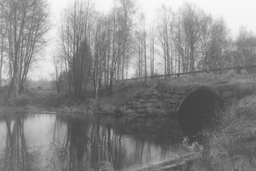
#> input picture Lab3/labtest.png, 256 x 171 px, shrunk from 2736 x 1824 before the run
$ python labtest.py
#> lines starting #> are read from the running program, lines starting #| are printed output that depends on the picture
# -*- coding: utf-8 -*-
"""
Created on Tue Jun 28 20:52:30 2022

@author: u
"""

import cv2
import numpy as np
import matplotlib.pyplot as plt

def match(s,cdff):
    for j in range(256):
        if(s==cdff[j]):
            return j
        elif(s<cdff[j]):
            a = np.abs(s - cdff[j-1])
            b = np.abs(s - cdff[j])
            if(a<b):
                return j-1
            else:
                return j
    return 255

def erlang():
    k = 9
    miu = 5

    kk = 1

    for i in range(1,k+1):
        kk *= i

    g = np.empty(shape=256)

    for i in range(256):
        g[i] = ((i**k-1) * np.exp(-(i/miu)))/((miu**k)*kk)

    plt.plot(g)
    plt.show()

    return g


def gaussian():
    miu = 30
    sigma = 80

    g = np.empty(shape=256)

    variance = sigma*sigma
    constant = 1 / np.sqrt(2*3.1416) * sigma

    for i in range(256):
        g[i] = np.exp(-(((i-miu)**2)/(2*variance))) * constant

    return g


img = cv2.imread('labtest.png',0)
#> img is the input picture: shape (171, 256); min 64, max 248, mean 136.2

plt.imshow(img,'gray')
plt.show()

im_H = img.shape[0]
#> im_H = 171
im_W = img.shape[1]
#> im_W = 256

frame = im_H * im_W
#> frame = 43776

plt.hist(img.ravel(),256,[0,256])
plt.show()
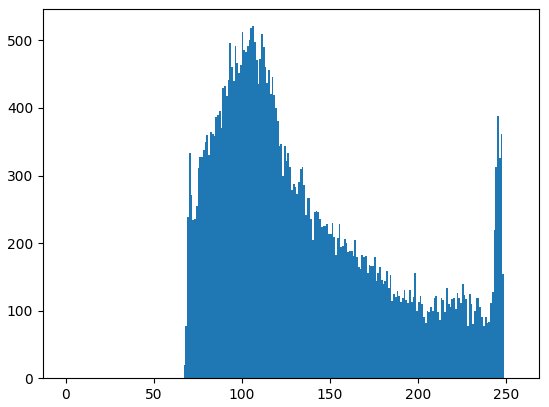
#> figure drawn by matplotlib, 1 panel; tallest bar 521 high, from x = 106 to 107


icount = np.zeros((256))

for i in range(im_H):
    for j in range(im_W):
        icount[img[i,j]] += 1

pdf = icount/frame

cdf = np.zeros((256),np.float32)

cdf[0] = pdf[0]

for i in range(1,256):
    cdf[i] = cdf[i-1] + pdf[i]
#> after the loop, cdf = 256 values from 0 to 1

cdf *= 255
#> cdf = 256 values from 0 to 255

plt.plot(cdf)
plt.show()
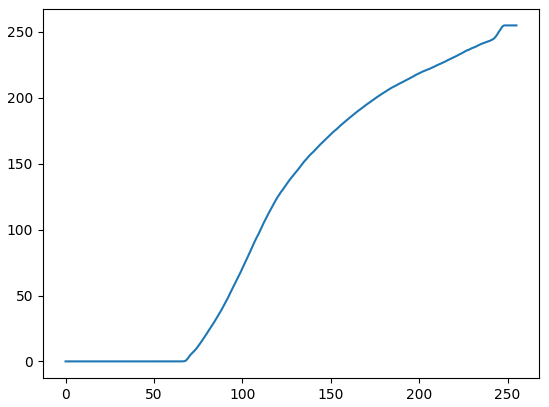
#> figure drawn by matplotlib, 1 panel; curve peaks at x = 248, y = 255

result = np.zeros((im_H,im_W))

'''

for i in range(im_H):
    for j in range(im_W):
        result[i,j] = np.round(cdf[img[i,j]]*255)
'''
g = erlang()
#> in erlang, `plt.show()`:
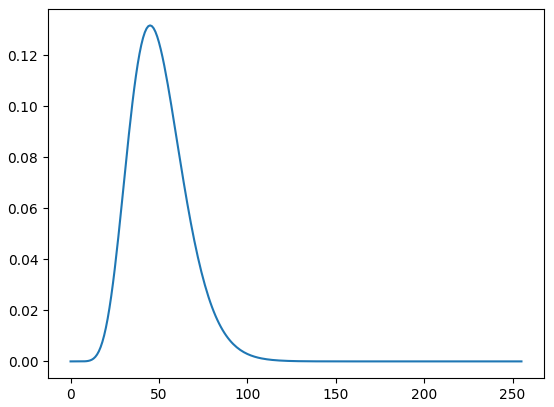
#> figure drawn by matplotlib, 1 panel; curve peaks at x = 45, y = 0.132
pdff = g/np.sum(g)


'''
for i in range(256):
    summ += icountt[i]

pdff = icount/summ
'''

cdff = np.zeros((256))

cdff[0] = pdff[0]

for i in range(1,256):
    cdff[i] = cdff[i-1] + pdff[i]

plt.plot(cdff)
plt.show()
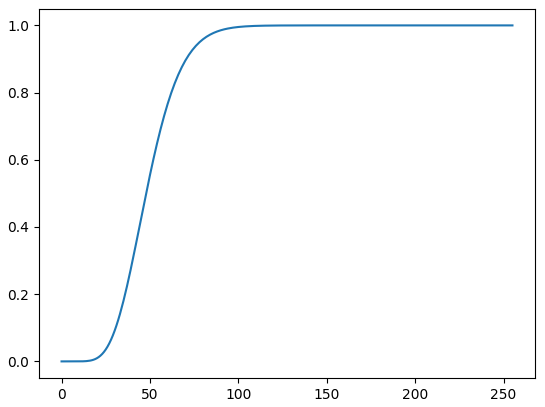
#> figure drawn by matplotlib, 1 panel; curve peaks at x = 255, y = 1

cdff *= 255

cdff = np.round(cdff).astype(np.uint8)

for i in range(im_H):
    for j in range(im_W):
        intensity = img[i,j]
        ans = match(np.round(cdf[intensity]),cdff)
        result[i,j] = ans
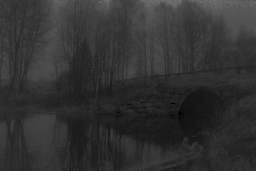
#> result: shape (171, 256) float64; min 0, max 108, mean 49.8


plt.imshow(result,'gray')
plt.show()

plt.hist(result.ravel(),256,[0,256])
plt.show()
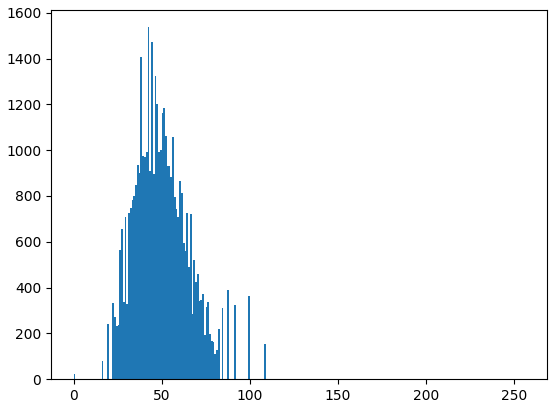
#> figure drawn by matplotlib, 1 panel; tallest bar 1537 high, from x = 42 to 43
